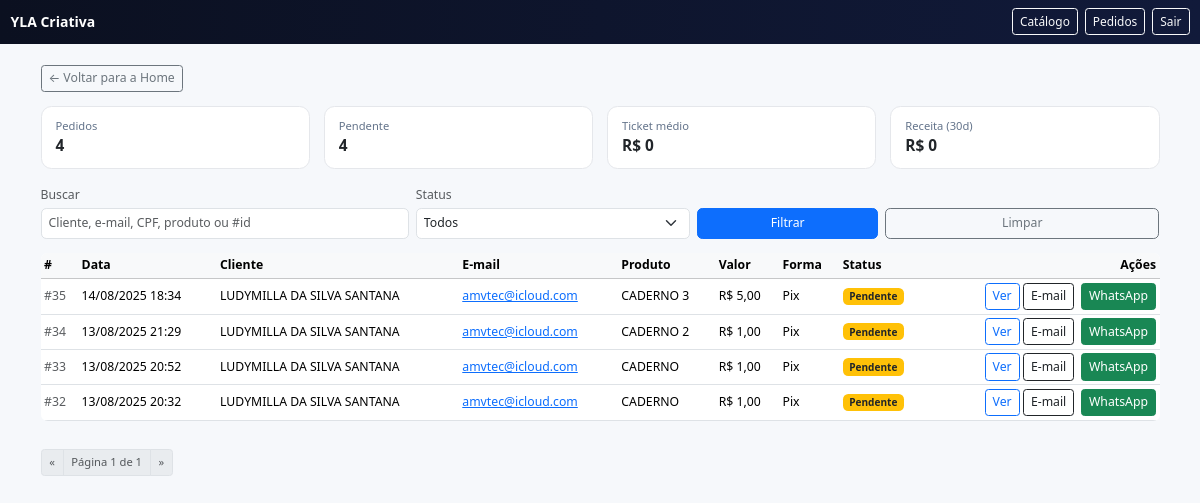
Page /pedidos/ (signed in) on the earlier database version.
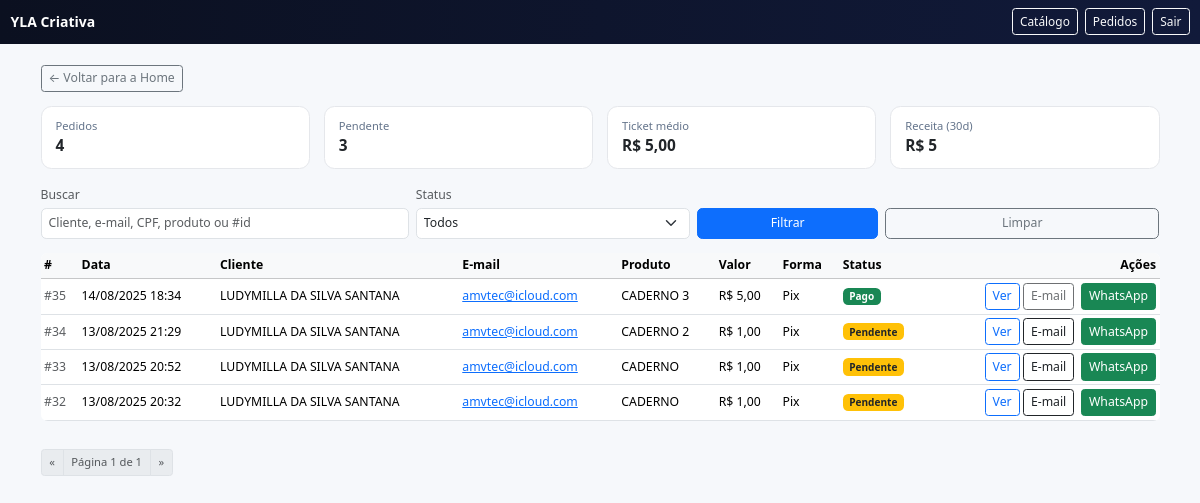
Same page on the later database version.
### vendas/models.py (models this page shows, shortened)
class Order(models.Model):
    STATUS = [
        ("pending", "Pendente"),
        ("paid", "Pago"),
        ("cancelled", "Cancelado"),
    ]
    PAYMENT_TYPE = [
        ("pix", "Pix"),
        ("card", "Cartão"),
    ]
    product = models.ForeignKey('Product', on_delete=models.PROTECT, related_name="orders")
    customer = models.ForeignKey('Customer', on_delete=models.PROTECT, related_name="orders")
    amount = models.DecimalField("Valor", max_digits=10, decimal_places=2)
    status = models.CharField("Status", max_length=10, choices=STATUS, default="pending", db_index=True)
    payment_type = models.CharField("Forma de pagamento", max_length=10, choices=PAYMENT_TYPE, default="pix", db_index=True)
    created_at = models.DateTimeField(auto_now_add=True)
    expires_at = models.DateTimeField("Expira em", default=default_order_expiry)
    gateway = models.CharField(max_length=40, default="mercadopago")
    preference_id = models.CharField(max_length=120, blank=True)
    external_ref = models.CharField(max_length=120, blank=True, help_text="Ex: order-<id>")
    payment_id = models.CharField("MP Payment ID", max_length=64, blank=True, null=True, unique=True)
    pix_qr_code = models.TextField("Pix copia-e-cola", blank=True)
    pix_qr_base64 = models.TextField("QR base64", blank=True)
    pix_ticket_url = models.URLField("Ticket URL", blank=True)
    installments = models.PositiveIntegerField("Parcelas", default=1)
    card_brand = models.CharField("Bandeira", max_length=20, blank=True)
    card_last4 = models.CharField("Final", max_length=4, blank=True)
    card_holder = models.CharField("Titular", max_length=120, blank=True)
    class Meta:
        ordering = ["-created_at"]
        indexes = [
            models.Index(fields=["status"]),
            models.Index(fields=["payment_type"]),
            models.Index(fields=["created_at"]),
            models.Index(fields=["product", "status"]),
        ]

class Customer(models.Model):
    full_name = models.CharField("Nome completo", max_length=160)
    cpf = models.CharField("CPF", max_length=14, unique=True)  # salvo formatado 000.000.000-00
    email = models.EmailField("E-mail")
    phone = models.CharField("Telefone/WhatsApp", max_length=30, blank=True)  # salvo em E.164 (+55...)
    created_at = models.DateTimeField(auto_now_add=True)
    class Meta:
        ordering = ["-created_at"]

class Product(models.Model):
    title = models.CharField("Título", max_length=160)
    slug = models.SlugField(unique=True, max_length=180, editable=False)
    checkout_token = models.UUIDField(default=uuid.uuid4, editable=False, unique=True)
    description = models.TextField("Descrição", blank=True)
    image = models.ImageField(
        "Imagem",
        upload_to="produtos/imagens/",
        blank=True, null=True,
        **IMAGE_STORAGE_KW,
    )
    video_url = models.URLField("Vídeo (URL)", blank=True)
    digital_file = models.FileField(
        "Arquivo digital",
        upload_to="produtos/arquivos/",
        blank=True, null=True,
        **RAW_STORAGE_KW,
    )
    price = models.DecimalField("Preço (R$)", max_digits=10, decimal_places=2)
    promo_active = models.BooleanField("Promoção ativa?", default=False)
    promo_price = models.DecimalField(
        "Preço promocional (R$)", max_digits=10, decimal_places=2, blank=True, null=True
    )
    active = models.BooleanField("Ativo", default=True)
    created_at = models.DateTimeField(auto_now_add=True)
    class Meta:
        ordering = ["-created_at"]

### vendas/views.py (the view, shortened to what this page needs)
# urls.py: path("pedidos/", views.orders_list, name="orders_list"),
@staff_member_required
def orders_list(request):
    qs = (
        Order.objects
        .select_related("product", "customer")
        .order_by("-created_at")
    )
    status = (request.GET.get("status") or "").lower()
    if status in {"pending", "paid", "cancelled"}:
        qs = qs.filter(status=status)
    q = (request.GET.get("q") or "").strip()
    paginator = Paginator(qs, 20)
    page_obj = paginator.get_page(request.GET.get("page"))
    last_30 = timezone.now() - timedelta(days=30)
    receita_30 = (
        Order.objects.filter(status="paid", created_at__gte=last_30)
        .aggregate(total=Coalesce(Sum("amount"), Value(0, output_field=DecimalField(max_digits=12, decimal_places=2))))
        .get("total") or Decimal("0")
    )
    paid_agg = (
        Order.objects.filter(status="paid")
        .aggregate(
            total=Coalesce(Sum("amount"), Value(0, output_field=DecimalField(max_digits=12, decimal_places=2))),
            qtd=Coalesce(Count("id"), Value(0))
        )
    )
    ticket_medio = Decimal("0")
    if paid_agg["qtd"]:
        ticket_medio = (paid_agg["total"] / Decimal(paid_agg["qtd"])).quantize(Decimal("0.01"))
    counts = {
        "todos": Order.objects.count(),
        "pending": Order.objects.filter(status="pending").count(),
        "paid": Order.objects.filter(status="paid").count(),
        "cancelled": Order.objects.filter(status="cancelled").count(),
    }
    ctx = {
        "orders": page_obj,
        "page_obj": page_obj,
        "q": q,
        "status": status,
        "counts": counts,
        "receita_30": receita_30,
        "ticket_medio": ticket_medio,
    }
    return render(request, "vendas/orders_list.html", ctx)

### vendas/context_processors.py (called while the page is built)
def company(request):
    c = Company.objects.filter(active=True).order_by("-created_at").first()
    return {"company": c}

### vendas/templates/vendas/orders_list.html (shortened to what the changed rows need)
<!doctype html>
<html lang="pt-br">
<head>
  <link href="https://cdn.jsdelivr.net/npm/bootstrap@5.3.3/dist/css/bootstrap.min.css" rel="stylesheet" />
</head>
<body>
<main class="container py-4">
  <div class="row g-3 mb-3">
    <div class="col-6 col-md-3">
      <div class="kpi">
        <div class="small">Pendente</div>
        <div class="val">{{ counts.pending }}</div>
      </div>
    </div>
    <div class="col-6 col-md-3">
      <div class="kpi">
        <div class="small">Ticket médio</div>
        <div class="val">R$ {{ ticket_medio }}</div>
      </div>
    </div>
    <div class="col-6 col-md-3">
      <div class="kpi">
        <div class="small">Receita (30d)</div>
        <div class="val">R$ {{ receita_30 }}</div>
      </div>
    </div>
  </div>
  {% if orders %}
    <div class="table-responsive">
      <table class="table table-sm table-hover bg-white rounded-3 overflow-hidden align-middle">
        <thead class="table-light">
          <tr>
            <th>#</th>
            <th>Data</th>
            <th>Cliente</th>
            <th>E-mail</th>
            <th>Produto</th>
            <th>Valor</th>
            <th>Forma</th>
            <th>Status</th>
            <th class="text-end">Ações</th>
          </tr>
        </thead>
        <tbody>
          {% for o in orders %}
            <tr>
              <td class="text-muted">#{{ o.id }}</td>
              <td>{{ o.created_at|date:"d/m/Y H:i" }}</td>
              <td>{{ o.customer.full_name }}</td>
              <td><a href="mailto:{{ o.customer.email }}">{{ o.customer.email }}</a></td>
              <td class="text-truncate" style="max-width:240px;">{{ o.product.title }}</td>
              <td>R$ {{ o.amount }}</td>
              <td>{{ o.get_payment_type_display }}</td>
              <td>
                {% if o.status == 'paid' %}
                  <span class="badge bg-success">Pago</span>
                {% elif o.status == 'pending' %}
                  <span class="badge bg-warning text-dark">Pendente</span>
                {% else %}
                  <span class="badge bg-secondary">Cancelado</span>
                {% endif %}
              </td>
              <td class="text-end">
                {% if o.payment_type == 'pix' %}
                  <a class="btn btn-sm btn-outline-primary" href="{% url 'payment_pending' o.id %}">Ver</a>
                {% else %}
                  <a class="btn btn-sm btn-outline-primary" href="{% url 'pay_card' o.id %}">Checkout</a>
                {% endif %}
                <form action="{% url 'order_send_reminder' o.id %}" method="post" class="d-inline">
                  <button class="btn btn-sm btn-outline-dark" {% if o.status != 'pending' %}disabled{% endif %}>
                    E-mail
                  </button>
                </form>
                {% if o.customer.phone %}
                  <a
                    class="btn btn-sm btn-success ms-1 btn-wa"
                    target="_blank" rel="noopener"
                    data-phone="{{ o.customer.phone }}"
                    data-name="{{ o.customer.full_name|default:'' }}"
                    data-order="{{ o.id }}"
                    data-link="{% if o.payment_type == 'pix' %}{% url 'payment_pending' o.id %}{% else %}{% url 'pay_card' o.id %}{% endif %}">
                    WhatsApp
                  </a>
                {% endif %}
              </td>
            </tr>
          {% endfor %}
        </tbody>
      </table>
    </div>
  {% else %}
    <div class="alert alert-info small">Nenhum pedido encontrado.</div>
  {% endif %}
</main>
</body>
</html>

Differences in the rows shown:
changed Order "CADERNO 3": status "Pendente" → "Pago"
Other differences:
{{ counts.pending }}: "4" → "3"
{{ ticket_medio }}: "0" → "5,00"
{{ receita_30 }}: "0" → "5"
